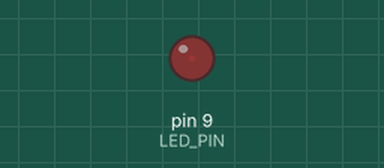
This sketch was run on a simulated Arduino Uno, built with avr-gcc and run on an emulated ATmega328P. On the bench: output pins drawn as LEDs (lit = HIGH). What the sketch prints to the serial monitor is not drawn.

Above: at 0.05 s.
At 1.25 s:
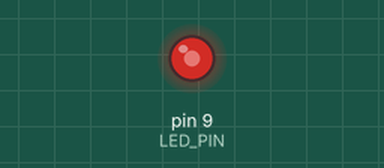
At 1.85 s:
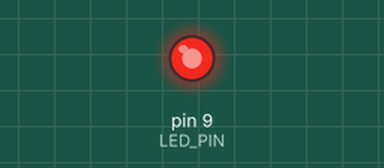
At 3.65 s:
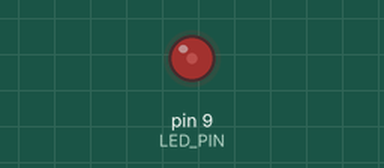
Timing chart, 0 to 5.3 s (numbered marks = the images above):
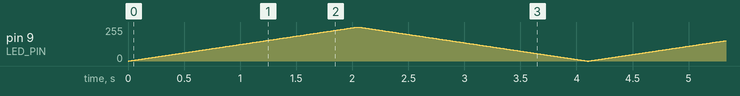

The sketch:

sketch.ino
```cpp
// Lab 3 Exercise 2: LED slowly fades in then fades out

#define LED_PIN 9

void setup() {
  pinMode(LED_PIN, OUTPUT);
  Serial.begin(9600);
  Serial.println("=== LED Fade In & Out ===");
}

void loop() {
  // Fade IN: 0 → 255 (dark to bright)
  for (int brightness = 0; brightness <= 255; brightness++) {
    analogWrite(LED_PIN, brightness);
    delay(8);
  }
  Serial.println("MAX brightness reached ↑");

  // Fade OUT: 255 → 0 (bright to dark)
  for (int brightness = 255; brightness >= 0; brightness--) {
    analogWrite(LED_PIN, brightness);
    delay(8);
  }
  Serial.println("OFF - starting again ↓");
}
```
